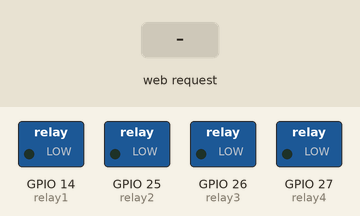
A sketch run on a simulated ESP32. Parts: switched loads named in the sketch (green lamp = pin HIGH). Inputs (shaded band) come from the test bench. WiFi joins after 1.5 s; servers stay silent unless stated; network time is answered at once with the bench clock; the local clock reads 2024-03-15 10:24:30 at power-on unless the sketch sets it; what the sketch prints to the serial monitor is not drawn.

Above: at 3.4 s.
3.5 s: HTTP request GET /rl1/on received
At 4.6 s:
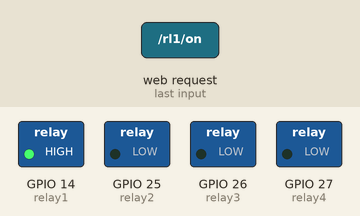
5.0 s: HTTP request GET /rl2/on received
At 6.2 s:
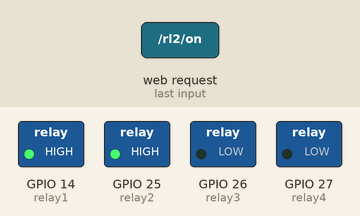
6.5 s: HTTP request GET /rl1/off received
At 7.7 s:
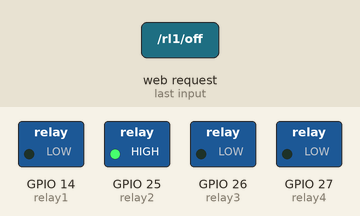
8.0 s: HTTP request GET /rl3/on received
At 9.2 s:
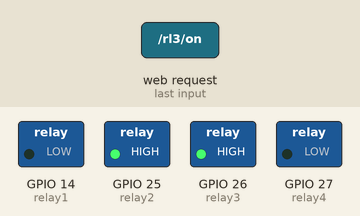
9.5 s: HTTP request GET /rl2/off received
At 10.7 s:
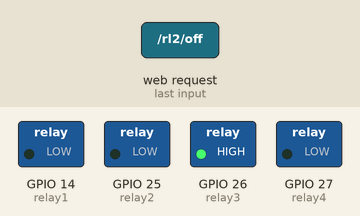
11.0 s: HTTP request GET /rl4/on received
At 12.4 s:
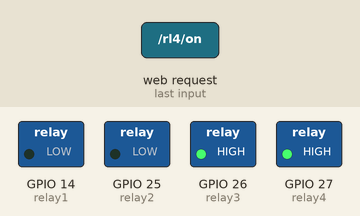
Timing chart, 0 to 13.5 s (numbered marks = the images above; inputs shaded):
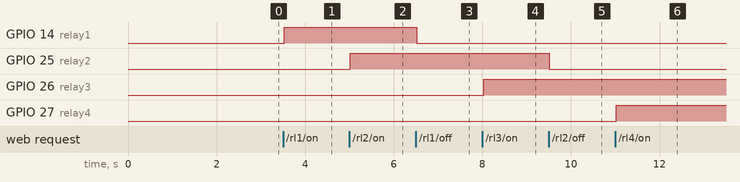

Measured:
- after the input at 3.5 s, GPIO 14 (relay1): LOW → HIGH at once
- after the input at 5.0 s, GPIO 25 (relay2): LOW → HIGH at once
- after the input at 6.5 s, GPIO 14 (relay1): HIGH → LOW at once
- after the input at 8.0 s, GPIO 26 (relay3): LOW → HIGH at once
- after the input at 9.5 s, GPIO 25 (relay2): HIGH → LOW at once
- after the input at 11.0 s, GPIO 27 (relay4): LOW → HIGH at once

The sketch:

servidor4.ino
```cpp
// =======================================================================
// --- Bibliotecas Auxiliares ---
#include <WiFi.h>                         //inclui biblioteca WiFi
#include <NTPClient.h> //https://github.com/taranais/NTPClient
//#include <AsyncTCP.h> // https://github.com/me-no-dev/AsyncTCP
//#include <ESPAsyncWebServer.h> //https://github.com/me-no-dev/ESPAsyncTCP

//33 32 27 13

// =======================================================================
// --- Mapeamento de Hardware ---
#define   relay1   14                    //pino para controle do relé 1
#define   relay2   25                    //pino para controle do relé 2
#define   relay3   26                    //pino para controle do relé 3
#define   relay4   27                    //pino para controle do relé 4

// =======================================================================
// --- Constantes Auxialires ---
//const char *ssid     = "GAMEJ_2.4GHz";  //atribuir nome da rede WiFi
//const char *password = "20092018"; //atribuir senha da rede

const char *ssid     = "Republica Kalangos 3";  //atribuir nome da rede WiFi
const char *password = "unb@fga1"; //atribuir senha da rede

WiFiUDP ntpUDP;
NTPClient ntp(ntpUDP);

// =======================================================================
// --- Objetos ---
WiFiServer server(80);                    //define a porta que o servidor irá utilizar
//AsyncWebServer server(80);                                          //(normalmente utiliza-se a porta padrão 80)

// =======================================================================
// --- Protótipo das Funções ---
void relay_wifi();                       //função para gerar web server e controlar os relés


// =======================================================================
// --- Variáveis Globais ---
String header;


// Variáveis auxiliares para a saída
String RL1_status = "OFF";
String RL2_status = "OFF";
String RL3_status = "OFF";
String RL4_status = "OFF";

// Variáveis auxiliares para os horários (liga/desliga)
String ONhoraRL1 = "15:00:06";
String OFFhoraRL1 = "15:05:00";
String ONhoraRL2 = "15:01:00";
String OFFhoraRL2 = "15:03:00";
String ONhoraRL3 = "16:54:00";
String OFFhoraRL3 = "16:58:00";
String ONhoraRL4 = "16:57:00";
String OFFhoraRL4 = "17:02:00";

String hora_atual = "00:00:00";

// Current time
unsigned long currentTime = millis();
// Previous time
unsigned long previousTime = 0;
// Define timeout time in milliseconds (example: 2000ms = 2s)
const long timeoutTime = 2000;


// =======================================================================
// --- Configurações Iniciais ---
void setup()
{
  Serial.begin(9600);                  //inicializa Serial em 9600 baud rate
  pinMode(relay1, OUTPUT);               //configura saída para o relé 1
  pinMode(relay2, OUTPUT);               //configura saída para o relé 2
  pinMode(relay3, OUTPUT);               //configura saída para o relé 3
  pinMode(relay4, OUTPUT);               //configura saída para o relé 4

  digitalWrite(relay1, LOW);             //relé 1 desligado
  digitalWrite(relay2, LOW);             //relé 2 desligado
  digitalWrite(relay3, LOW);             //relé 3 desligado
  digitalWrite(relay4, LOW);             //relé 4 desligado

  Serial.println();                      //
  Serial.print("Conectando-se a ");      //
  Serial.println(ssid);                  //
  WiFi.begin(ssid, password);            //inicializa WiFi, passando o nome da rede e a senha

  while(WiFi.status() != WL_CONNECTED)   //aguarda conexão (WL_CONNECTED é uma constante que indica sucesso na conexão)
  {
    delay(741);                          //
    Serial.print(".");                   //vai imprimindo pontos até realizar a conexão...
  }

  Serial.println("");                    //mostra WiFi conectada
  Serial.println("WiFi conectada");      //
  Serial.println("Endereço de IP: ");    //
  Serial.println(WiFi.localIP());        //mostra o endereço IP

  server.begin();                        //inicializa o servidor web

  //NTP
  ntp.begin();

  //GMT em segundos
  // +1 = 3600
  // +8 = 28800
  // -1 = -3600
  // -3 = -10800 (BRASIL)
  ntp.setTimeOffset(-10800);
  //ntp.forceUpdate();    /* Atualização */

}


// =======================================================================
// --- Loop Infinito ---
void loop()
{


  while(WiFi.status() != WL_CONNECTED)   //aguarda conexão (WL_CONNECTED é uma constante que indica sucesso na conexão)
  {
    WiFi.begin(ssid, password);          //inicializa WiFi, passando o nome da rede e a senha
    Serial.print(".");                   //vai imprimindo pontos até realizar a conexão...

    delay(741);                          //741ms
  }
  ntp.forceUpdate();
  hora_atual = ntp.getFormattedTime(); // NTP

  if(ONhoraRL1 == hora_atual)         //liga Relé 1
            {
              RL1_status = "ON";                           //atualiza status
              digitalWrite(relay1, HIGH);                  //ativa saída
              Serial.println(hora_atual);

            } //RL1 ON
  else if(OFFhoraRL1 == hora_atual)   //desliga Relé 1
            {
              RL1_status = "OFF";                          //atualiza status
              digitalWrite(relay1, LOW);                   //desativa saída
              Serial.println(hora_atual);

            } //end else if RL1 OFF

  if(ONhoraRL2 == hora_atual)         //liga Relé 2
            {
              RL2_status = "ON";                           //atualiza status
              digitalWrite(relay2, HIGH);                  //ativa saída
              Serial.println(hora_atual);

            } //RL2 ON
  else if(OFFhoraRL2 == hora_atual)   //desliga Relé 2
            {
              RL2_status = "OFF";                          //atualiza status
              digitalWrite(relay2, LOW);                   //desativa saída
              Serial.println(hora_atual);

            } //end else if RL2 OFF

  if(ONhoraRL3 == hora_atual)         //liga Relé 3
            {
              RL3_status = "ON";                           //atualiza status
              digitalWrite(relay3, HIGH);                  //ativa saída
              Serial.println(hora_atual);

            } //RL3 ON
  else if(OFFhoraRL3 == hora_atual)   //desliga Relé 3
            {
              RL3_status = "OFF";                          //atualiza status
              digitalWrite(relay3, LOW);                   //desativa saída
              Serial.println(hora_atual);

            } //end else if RL3 OFF

  if(ONhoraRL4 == hora_atual)         //liga Relé 4
            {
              RL4_status = "ON";                           //atualiza status
              digitalWrite(relay4, HIGH);                  //ativa saída
              Serial.println(hora_atual);

            } //RL4 ON
  else if(OFFhoraRL4 == hora_atual)   //desliga Relé 4
            {
              RL4_status = "OFF";                          //atualiza status
              digitalWrite(relay4, LOW);                   //desativa saída
              Serial.println(hora_atual);

            } //end else if RL4 OFF
  //delay(10000);
  //Serial.println(ntp.getFormattedTime());
  relay_wifi();                                //chama função para controle dos relés por wifi


} //end loop

// =======================================================================
// --- relay_wifi ---
void relay_wifi()
{

  WiFiClient client = server.available();      //verifica se existe um cliente conectado com dados a serem transmitidos

  if(client)                                   //existe um cliente?
  {                                            //sim
    currentTime = millis();                    //atualiza o tempo atual
    previousTime = currentTime;                //armazena tempo atual
    Serial.println("Novo cliente definido");   //informa por serial
    String currentLine = "";                   //string para aguardar entrada de dados do cliente

    while(client.connected() && currentTime - previousTime <= timeoutTime)  //executa enquanto cliente conectado
    {
      currentTime = millis();                  //atualiza tempo atual

      if(client.available())                   //existem dados do cliente a serem lidos?
      {                                        //sim
        char c = client.read();                //salva em c
        Serial.write(c);                       //imprime via serial
        header += c;                           //acumula dados do cliente em header

        if (c == '\n')                         //é um caractere de nova linha?
        {                                      //sim

          if (currentLine.length() == 0)       //se final da mensagem...
          {

            client.println("HTTP/1.1 200 OK");        //HTTP sempre inicia com este código de resposta
            client.println("Content-type:text/html"); //e com este conteúdo sabermos o que está por vir
            client.println();                         //imprime nova linha

             ntp.update();
             hora_atual = ntp.getFormattedTime(); // NTP
             //client.println(hora_atual);

            // Controle das Saídas do ESP32:
            if((header.indexOf("GET /rl1/on") >= 0) || ONhoraRL1 == hora_atual)         //liga Relé 1
            {
              RL1_status = "ON";                           //atualiza status
              digitalWrite(relay1, HIGH);                  //ativa saída

            } //end if RL1 ON

            else if((header.indexOf("GET /rl1/off") >= 0) || OFFhoraRL1 == hora_atual)   //desliga Relé 1
            {
              RL1_status = "OFF";                          //atualiza status
              digitalWrite(relay1, LOW);                   //desativa saída

            } //end else if RL1 OFF

            else if((header.indexOf("GET /rl2/on") >= 0) || ONhoraRL2 == hora_atual)    //liga Relé 2
            {
              RL2_status = "ON";                           //atualiza status
              digitalWrite(relay2, HIGH);                  //ativa saída

            } //end else if RL2 ON

            else if((header.indexOf("GET /rl2/off") >= 0) || OFFhoraRL2 == hora_atual)   //desliga Relé 2
            {
              RL2_status = "OFF";                          //atualiza status
              digitalWrite(relay2, LOW);                   //desativa saída

            } //end if RL2 OFF

            else if((header.indexOf("GET /rl3/on") >= 0) || ONhoraRL3 == hora_atual)   //liga o relé 3
            {
              RL3_status = "ON";                          //atualiza status
              digitalWrite(relay3, HIGH);                 //ativa saída

            } //end else if RL3 ON

            else if((header.indexOf("GET /rl3/off") >= 0) || OFFhoraRL3 == hora_atual)  //desliga o relé 3
            {
              RL3_status = "OFF";                         //atualiza status
              digitalWrite(relay3, LOW);                  //desativa saída

            } //end else if RL3 OFF

            else if((header.indexOf("GET /rl4/on") >= 0) || ONhoraRL4 == hora_atual)   //liga o relé 4
            {
              RL4_status = "ON";                          //atualiza status
              digitalWrite(relay4, HIGH);                 //ativa saída

            } //end else if RL4 ON

            else if((header.indexOf("GET /rl4/off") >= 0) || OFFhoraRL4 == hora_atual)  //desliga o relé 4
            {
              RL4_status = "OFF";                         //atualiza status
              digitalWrite(relay4, LOW);                  //desativa saída

            } //end else if RL4 OFF

            //Salvar a entrada do usuário
            else if (header.indexOf("GET /ONhoraRL1/datetime") >= 0)
            {
              ONhoraRL1 = ONhoraRL1;
              Serial.println(ONhoraRL1);
              }

            // Parei aqui

            //Gera a página HTML
            client.println("<!DOCTYPE html><html>");
            client.println("<head><meta name=\"viewport\" content=\"width=device-width, initial-scale=1\">");
            client.println("<link rel=\"icon\" href=\"data:,\">");

            client.println("<style>html { font-family: Verdana; margin: 0px auto; text-align: center; background-color: #F4F4F4;}");
            client.println("#logo {margin-right: 670px; width: 210px; height: 50px;}");
            client.println("h1 {margin-top: 60px; font-size: 36px; font-family: monospace;}");
            client.println("p {font-size: small; color:black;}");
            client.println("#box {margin: 80px auto auto auto; width: 600px; height: 340px; border: 2px solid  black; border-radius: 5px;}");
            client.println("#ctd {margin: auto;}");
            client.println("#ctd ul { list-style: none; display: grid; grid-template-columns: 200px 200px; grid-row: auto auto; grid-column-gap: 120px; grid-row-gap: 40px;}");
            client.println("#ctd input { background-color: rgb(249, 249, 252); border: 1px solid #00000044; border-radius: 5px; width: 70px; height: 1.6em; font-size: 12px; appearance: none; outline: 0; white-space: pre;}");
            client.println(".bts { color: blak; width: 160px; height: 50px; font-size: 17px; line-height: 1.5; text-decoration: none; font-family: monospace; cursor: pointer; border: 1px solid; border-radius: 3px;}");
            client.println(".btOn { background-color: #7dd181; border-color: #7DD181;}");
            client.println(".btOn:hover { background-color: #61b964; border-color: #61b964;}");
            client.println(".btOff { background-color: gray; border-color: gray;}");
            client.println(".btOff:hover { background-color: rgb(97, 96, 96); border-color: rgb(97, 96, 96);}");
            client.println(".status{font-size: 11px;}");
            client.println("#stOn{color: #38b000;}");
            client.println("#stOff{color: #FD0000;}");
            client.println("</style>");
            client.println("<title>EletronJun ESP32 Local</title></head>");
            //client.println("link rel=\"stylesheet\" type=\"text/css\" href=\"style.css\"/");

            client.println("<body>");
            client.println("<img id=\"logo\" src=\"https://i.imgur.com/kvB8XQq.png\">");
            client.println("<h1>EletronJun ESP32 Web Server</h1>");

            client.println( "<div id=\"box\">");
            client.println( "<div id=\"ctd\">");
            client.println("<ul>");
            client.println("<li>");

            //Imprime status atual do Relé 1
            //client.println("<p>RELAY 1 Status: " + RL1_status + "</p>");
            //client.println("<p class=\"status\"> RELAY 1 Status: <spam id=\"stOn\">"  + RL1_status + "</spam></p>");
            //client.read("<input type=\"time\" id=\"hora\"  name= " + ONhoraRL1 + " placeholder=\"Hora\" step =\"1\">");
            //client.read(OFFhoraRL1);

            //Gera o botão conforme o status do Relé 1
            if(RL1_status=="OFF") {
              client.println("<p class=\"status\"> Relay 1 Status: <spam id=\"stOff\">OFF</spam></p>");
              client.println("<p><a href=\"/rl1/on\"><button class=\"bts btOff\">TURN ON RL1</button></a></p>");
              client.println("<form action=\"/get\"><input type=\"datetime\" id=\"hora\" name=\"ONhoraRL1\"  placeholder=\"hh:mm:ss\"><input type=\"submit\" value=\"Enviar\"></form>"); // liga
              client.println("<form action=\"/get\"><input type=\"datetime\" id=\"hora\" name=\"OFFhoraRL1\" placeholder=\"hh:mm:ss\"><input type=\"submit\" value=\"Enviar\"></form>"); // desliga
            }
            else {
              client.println("<p class=\"status\"> Relay 1 Status: <spam id=\"stOn\">ON</spam></p>");
              client.println("<p><a href=\"/rl1/off\"><button class=\"bts btOn\">TURN OFF RL1</button></a></p>");
              client.println("<form action=\"/get\"><input type=\"datetime\" id=\"hora\" name=\"ONhoraRL1\"  placeholder=\"hh:mm:ss\"><input type=\"submit\" value=\"Enviar\"></form>");
              client.println("<form action=\"/get\"><input type=\"datetime\" id=\"hora\" name=\"OFFhoraRL1\" placeholder=\"hh:mm:ss\"><input type=\"submit\" value=\"Enviar\"></form>");
            }

          client.println("</li>");

          client.println("<li>");
            //Imprime o status atual do Relé 2
            //client.println("<p>RELAY 2 Status: " + RL2_status + "</p>");
            //client.println("<p class=\"status\"> RELAY 2 Status: <spam id=\"stOn\">"  + RL2_status + "</spam></p>");

            //Gera o botão conforme o status do Relé 2
            if(RL2_status=="OFF"){
              client.println("<p class=\"status\"> Relay 2 Status: <spam id=\"stOff\">OFF</spam></p>");
              client.println("<p><a href=\"/rl2/on\"><button class=\"bts btOff\">TURN ON RL2</button></a></p>");
              client.println("<form action=\"/get\"><input type=\"datetime\" id=\"hora\" name=\"ONhoraRL2\"  placeholder=\"hh:mm:ss\"><input type=\"submit\" value=\"Enviar\"></form>");
              client.println("<form action=\"/get\"><input type=\"datetime\" id=\"hora\" name=\"OFFhoraRL2\" placeholder=\"hh:mm:ss\"><input type=\"submit\" value=\"Enviar\"></form>");
            }
            else {
              client.println("<p class=\"status\"> Relay 2 Status: <spam id=\"stOn\">ON</spam></p>");
              client.println("<p><a href=\"/rl2/off\"><button class=\"bts btOn\">TURN OFF RL2</button></a></p>");
              client.println("<form action=\"/get\"><input type=\"datetime\" id=\"hora\" name=\"ONhoraRL2\"  placeholder=\"hh:mm:ss\"><input type=\"submit\" value=\"Enviar\"></form>");
              client.println("<form action=\"/get\"><input type=\"datetime\" id=\"hora\" name=\"OFFhoraRL2\" placeholder=\"hh:mm:ss\"><input type=\"submit\" value=\"Enviar\"></form>");
            }

            client.println("</li>");

            client.println("<li>");
            //Imprime o status atual do Relé 3
            //client.println("<p>RELAY 3 Status: " + RL3_status + "</p>");
            //client.println("<p class=\"status\"> RELAY 3 Status: <spam id=\"stOn\">"  + RL3_status + "</spam></p>");

            //Gera o botão conforme o status do Relé 3
            if(RL3_status=="OFF"){
              client.println("<p class=\"status\"> Relay 3 Status: <spam id=\"stOff\">OFF</spam></p>");
              client.println("<p><a href=\"/rl3/on\"><button class=\"bts btOff\">TURN ON RL3</button></a></p>");
              client.println("<form action=\"/get\"><input type=\"datetime\" id=\"hora\" name=\"ONhoraRL3\"   placeholder=\"hh:mm:ss\"><input type=\"submit\" value=\"Enviar\"></form>");
              client.println("<form action=\"/get\"><input type=\"datetime\" id=\"hora\" name=\"OFFhoraRL3\"  placeholder=\"hh:mm:ss\"><input type=\"submit\" value=\"Enviar\"></form>");
            }
            else {
              client.println("<p class=\"status\"> Relay 3 Status: <spam id=\"stOn\">ON</spam></p>");
              client.println("<p><a href=\"/rl3/off\"><button class=\"bts btOn\">TURN OFF RL3</button></a></p>");
              client.println("<form action=\"/get\"><input type=\"datetime\" id=\"hora\" name=\"ONhoraRL3\"  placeholder=\"hh:mm:ss\"><input type=\"submit\" value=\"Enviar\"></form>");
              client.println("<form action=\"/get\"><input type=\"datetime\" id=\"hora\" name=\"OFFhoraRL3\" placeholder=\"hh:mm:ss\"><input type=\"submit\" value=\"Enviar\"></form>");
            }
            client.println("</li>");

            client.println("<li>");
            //Imprime o status atual do Relé 4
            //client.println("<p class=\"status\"> RELAY 4 Status: <spam id=\" + cor +">"  + RL4_status + "</spam></p>");

            //Gera o botão conforme o status do Relé 4
            if(RL4_status=="OFF"){
              client.println("<p class=\"status\"> Relay 4 Status: <spam id=\"stOff\">OFF</spam></p>");
              client.println("<p><a href=\"/rl4/on\"><button class=\"bts btOff\">TURN ON RL4</button></a></p>");
              client.println("<form action=\"/get\"><input type=\"datetime\" id=\"hora\" name=\"ONhoraRL4\"  placeholder=\"hh:mm:ss\"><input type=\"submit\" value=\"Enviar\"></form>");
              client.println("<form action=\"/get\"><input type=\"datetime\" id=\"hora\" name=\"OFFhoraRL4\" placeholder=\"hh:mm:ss\"><input type=\"submit\" value=\"Enviar\"></form>");
            }
            else {
              client.println("<p class=\"status\"> Relay 4 Status: <spam id=\"stOn\">ON</spam></p>");
              client.println("<p><a href=\"/rl4/off\"><button class=\"bts btOn\">TURN OFF RL4</button></a></p>");
              client.println("<form action=\"/get\"><input type=\"datetime\" id=\"hora\" name=\"ONhoraRL4\"  placeholder=\"hh:mm:ss\"><input type=\"submit\" value=\"Enviar\"></form>");
              client.println("<form action=\"/get\"><input type=\"datetime\" id=\"hora\" name=\"OFFhoraRL4\" placeholder=\"hh:mm:ss\"><input type=\"submit\" value=\"Enviar\"></form>");
              //client.println("<input type=\"datetime\" id=\"hora\" name=\"hora\" placeholder=\"hh:mm:ss\">");
            }
            client.println("</li>");

            client.println("</ul>");

            client.println("</div>");
            client.println("</div>");

            //Definir horario para ligar
            //Relé 1
            //Relé 2

            client.println("</body></html>");
            client.println();
            break;
          }

          else currentLine = ""; //senão, impede string de fizer com espaços em branco

        } //end if c

        else if (c != '\r')
          currentLine += c;      //adiciona caractere como parte da mensage


      } //end if client.available

    } //end while client.connected

    header = "";                              //limpa header

    client.stop();                            //finaliza conexão
    Serial.println("Cliente desconectado");   //
    Serial.println("");                       //

  } //end if client


} //end relay_wifi
```
